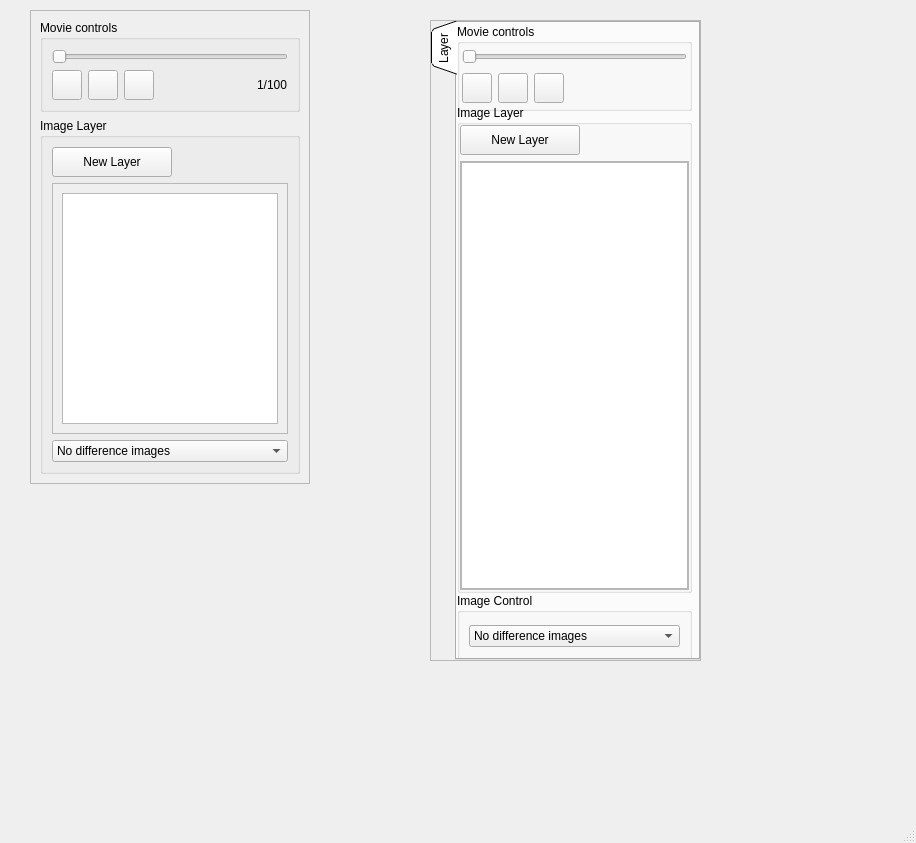
<?xml version="1.0" encoding="UTF-8"?>
<ui version="4.0">
 <class>MainWindow</class>
 <widget class="QMainWindow" name="MainWindow">
  <property name="geometry">
   <rect>
    <x>0</x>
    <y>0</y>
    <width>916</width>
    <height>843</height>
   </rect>
  </property>
  <property name="windowTitle">
   <string>MainWindow</string>
  </property>
  <widget class="QWidget" name="centralwidget">
   <widget class="QScrollArea" name="scrollArea_2">
    <property name="geometry">
     <rect>
      <x>30</x>
      <y>10</y>
      <width>280</width>
      <height>474</height>
     </rect>
    </property>
    <property name="widgetResizable">
     <bool>true</bool>
    </property>
    <widget class="QWidget" name="scrollAreaWidgetContents_2">
     <property name="geometry">
      <rect>
       <x>0</x>
       <y>0</y>
       <width>278</width>
       <height>472</height>
      </rect>
     </property>
     <layout class="QGridLayout" name="gridLayout_5">
      <item row="0" column="0">
       <widget class="QGroupBox" name="groupBox_movie_controls_2">
        <property name="sizePolicy">
         <sizepolicy hsizetype="Expanding" vsizetype="Fixed">
          <horstretch>0</horstretch>
          <verstretch>0</verstretch>
         </sizepolicy>
        </property>
        <property name="title">
         <string>Movie controls</string>
        </property>
        <layout class="QGridLayout" name="gridLayout_6">
         <item row="0" column="0" colspan="5">
          <widget class="QSlider" name="Slider_frame_2">
           <property name="orientation">
            <enum>Qt::Horizontal</enum>
           </property>
          </widget>
         </item>
         <item row="1" column="0">
          <widget class="QPushButton" name="btn_prev_2">
           <property name="sizePolicy">
            <sizepolicy hsizetype="Fixed" vsizetype="Fixed">
             <horstretch>0</horstretch>
             <verstretch>0</verstretch>
            </sizepolicy>
           </property>
           <property name="minimumSize">
            <size>
             <width>30</width>
             <height>30</height>
            </size>
           </property>
           <property name="maximumSize">
            <size>
             <width>30</width>
             <height>30</height>
            </size>
           </property>
           <property name="statusTip">
            <string>Step to previous frame</string>
           </property>
           <property name="icon">
            <iconset>
             <normaloff>icon/left-arrow-4.svg</normaloff>icon/left-arrow-4.svg</iconset>
           </property>
          </widget>
         </item>
         <item row="1" column="1">
          <widget class="QPushButton" name="btn_play_2">
           <property name="sizePolicy">
            <sizepolicy hsizetype="Fixed" vsizetype="Fixed">
             <horstretch>0</horstretch>
             <verstretch>0</verstretch>
            </sizepolicy>
           </property>
           <property name="minimumSize">
            <size>
             <width>30</width>
             <height>30</height>
            </size>
           </property>
           <property name="maximumSize">
            <size>
             <width>30</width>
             <height>30</height>
            </size>
           </property>
           <property name="statusTip">
            <string>Play movie</string>
           </property>
           <property name="text">
            <string/>
           </property>
           <property name="icon">
            <iconset>
             <normaloff>icon/right-arrow.svg</normaloff>icon/right-arrow.svg</iconset>
           </property>
          </widget>
         </item>
         <item row="1" column="2">
          <widget class="QPushButton" name="btn_next_2">
           <property name="enabled">
            <bool>true</bool>
           </property>
           <property name="sizePolicy">
            <sizepolicy hsizetype="Fixed" vsizetype="Fixed">
             <horstretch>0</horstretch>
             <verstretch>0</verstretch>
            </sizepolicy>
           </property>
           <property name="minimumSize">
            <size>
             <width>30</width>
             <height>30</height>
            </size>
           </property>
           <property name="maximumSize">
            <size>
             <width>30</width>
             <height>30</height>
            </size>
           </property>
           <property name="statusTip">
            <string>Step to next frame</string>
           </property>
           <property name="text">
            <string/>
           </property>
           <property name="icon">
            <iconset>
             <normaloff>icon/right-arrow-2.svg</normaloff>icon/right-arrow-2.svg</iconset>
           </property>
          </widget>
         </item>
         <item row="1" column="3">
          <spacer name="horizontalSpacer_5">
           <property name="orientation">
            <enum>Qt::Horizontal</enum>
           </property>
           <property name="sizeType">
            <enum>QSizePolicy::Expanding</enum>
           </property>
           <property name="sizeHint" stdset="0">
            <size>
             <width>91</width>
             <height>12</height>
            </size>
           </property>
          </spacer>
         </item>
         <item row="1" column="4">
          <widget class="QLabel" name="label_frame_2">
           <property name="text">
            <string>1/100</string>
           </property>
          </widget>
         </item>
        </layout>
       </widget>
      </item>
      <item row="1" column="0">
       <widget class="QGroupBox" name="groupBox_image_layers_2">
        <property name="sizePolicy">
         <sizepolicy hsizetype="Expanding" vsizetype="Expanding">
          <horstretch>0</horstretch>
          <verstretch>0</verstretch>
         </sizepolicy>
        </property>
        <property name="title">
         <string>Image Layer</string>
        </property>
        <layout class="QGridLayout" name="gridLayout_7">
         <item row="0" column="0">
          <layout class="QGridLayout" name="gridLayout_2">
           <item row="2" column="0" colspan="2">
            <widget class="QComboBox" name="control_image_type_2">
             <item>
              <property name="text">
               <string>No difference images</string>
              </property>
             </item>
             <item>
              <property name="text">
               <string>Running difference</string>
              </property>
             </item>
             <item>
              <property name="text">
               <string>Running difference Ratio</string>
              </property>
             </item>
             <item>
              <property name="text">
               <string>Base difference</string>
              </property>
             </item>
             <item>
              <property name="text">
               <string>Base difference Ratio</string>
              </property>
             </item>
            </widget>
           </item>
           <item row="0" column="1">
            <spacer name="horizontalSpacer_3">
             <property name="orientation">
              <enum>Qt::Horizontal</enum>
             </property>
             <property name="sizeType">
              <enum>QSizePolicy::MinimumExpanding</enum>
             </property>
             <property name="sizeHint" stdset="0">
              <size>
               <width>60</width>
               <height>20</height>
              </size>
             </property>
            </spacer>
           </item>
           <item row="0" column="0">
            <widget class="QPushButton" name="NewLayer_2">
             <property name="sizePolicy">
              <sizepolicy hsizetype="MinimumExpanding" vsizetype="Fixed">
               <horstretch>0</horstretch>
               <verstretch>0</verstretch>
              </sizepolicy>
             </property>
             <property name="minimumSize">
              <size>
               <width>120</width>
               <height>30</height>
              </size>
             </property>
             <property name="text">
              <string>New Layer</string>
             </property>
             <property name="icon">
              <iconset>
               <normaloff>icon/plus-symbol-button.svg</normaloff>icon/plus-symbol-button.svg</iconset>
             </property>
            </widget>
           </item>
           <item row="1" column="0" colspan="2">
            <widget class="QScrollArea" name="scrollArea">
             <property name="widgetResizable">
              <bool>true</bool>
             </property>
             <widget class="QWidget" name="scrollAreaWidgetContents">
              <property name="geometry">
               <rect>
                <x>0</x>
                <y>0</y>
                <width>213</width>
                <height>247</height>
               </rect>
              </property>
              <layout class="QVBoxLayout" name="verticalLayout">
               <item>
                <widget class="QListView" name="listView"/>
               </item>
              </layout>
             </widget>
            </widget>
           </item>
          </layout>
         </item>
        </layout>
       </widget>
      </item>
     </layout>
    </widget>
   </widget>
   <widget class="QScrollArea" name="scrollArea_3">
    <property name="geometry">
     <rect>
      <x>430</x>
      <y>20</y>
      <width>271</width>
      <height>641</height>
     </rect>
    </property>
    <property name="widgetResizable">
     <bool>true</bool>
    </property>
    <widget class="QWidget" name="scrollAreaWidgetContents_3">
     <property name="geometry">
      <rect>
       <x>0</x>
       <y>0</y>
       <width>269</width>
       <height>639</height>
      </rect>
     </property>
     <layout class="QGridLayout" name="gridLayout_8">
      <property name="leftMargin">
       <number>0</number>
      </property>
      <property name="topMargin">
       <number>0</number>
      </property>
      <property name="rightMargin">
       <number>0</number>
      </property>
      <property name="bottomMargin">
       <number>0</number>
      </property>
      <item row="0" column="0">
       <widget class="QTabWidget" name="Control_tab">
        <property name="tabPosition">
         <enum>QTabWidget::West</enum>
        </property>
        <property name="tabShape">
         <enum>QTabWidget::Triangular</enum>
        </property>
        <property name="currentIndex">
         <number>0</number>
        </property>
        <widget class="QWidget" name="layer">
         <attribute name="title">
          <string>Layer</string>
         </attribute>
         <widget class="QGroupBox" name="groupBox_movie_controls">
          <property name="geometry">
           <rect>
            <x>0</x>
            <y>1</y>
            <width>235</width>
            <height>87</height>
           </rect>
          </property>
          <property name="sizePolicy">
           <sizepolicy hsizetype="Expanding" vsizetype="Fixed">
            <horstretch>0</horstretch>
            <verstretch>0</verstretch>
           </sizepolicy>
          </property>
          <property name="title">
           <string>Movie controls</string>
          </property>
          <layout class="QGridLayout" name="gridLayout_10">
           <property name="leftMargin">
            <number>2</number>
           </property>
           <property name="topMargin">
            <number>2</number>
           </property>
           <property name="rightMargin">
            <number>2</number>
           </property>
           <property name="bottomMargin">
            <number>2</number>
           </property>
           <item row="0" column="0" colspan="5">
            <widget class="QSlider" name="Slider_frame">
             <property name="orientation">
              <enum>Qt::Horizontal</enum>
             </property>
            </widget>
           </item>
           <item row="1" column="0">
            <widget class="QPushButton" name="btn_prev">
             <property name="sizePolicy">
              <sizepolicy hsizetype="Fixed" vsizetype="Fixed">
               <horstretch>0</horstretch>
               <verstretch>0</verstretch>
              </sizepolicy>
             </property>
             <property name="minimumSize">
              <size>
               <width>30</width>
               <height>30</height>
              </size>
             </property>
             <property name="maximumSize">
              <size>
               <width>20</width>
               <height>30</height>
              </size>
             </property>
             <property name="statusTip">
              <string>Step to previous frame</string>
             </property>
             <property name="icon">
              <iconset>
               <normaloff>icon/left-arrow-4.svg</normaloff>icon/left-arrow-4.svg</iconset>
             </property>
             <property name="shortcut">
              <string>Left</string>
             </property>
            </widget>
           </item>
           <item row="1" column="1">
            <widget class="QPushButton" name="btn_play">
             <property name="sizePolicy">
              <sizepolicy hsizetype="Fixed" vsizetype="Fixed">
               <horstretch>0</horstretch>
               <verstretch>0</verstretch>
              </sizepolicy>
             </property>
             <property name="minimumSize">
              <size>
               <width>30</width>
               <height>30</height>
              </size>
             </property>
             <property name="maximumSize">
              <size>
               <width>30</width>
               <height>30</height>
              </size>
             </property>
             <property name="statusTip">
              <string>Play movie</string>
             </property>
             <property name="text">
              <string/>
             </property>
             <property name="icon">
              <iconset>
               <normaloff>icon/right-arrow.svg</normaloff>icon/right-arrow.svg</iconset>
             </property>
            </widget>
           </item>
           <item row="1" column="2">
            <widget class="QPushButton" name="btn_next">
             <property name="enabled">
              <bool>true</bool>
             </property>
             <property name="sizePolicy">
              <sizepolicy hsizetype="Fixed" vsizetype="Fixed">
               <horstretch>0</horstretch>
               <verstretch>0</verstretch>
              </sizepolicy>
             </property>
             <property name="minimumSize">
              <size>
               <width>30</width>
               <height>30</height>
              </size>
             </property>
             <property name="maximumSize">
              <size>
               <width>30</width>
               <height>30</height>
              </size>
             </property>
             <property name="statusTip">
              <string>Step to next frame</string>
             </property>
             <property name="text">
              <string/>
             </property>
             <property name="icon">
              <iconset>
               <normaloff>icon/right-arrow-2.svg</normaloff>icon/right-arrow-2.svg</iconset>
             </property>
             <property name="shortcut">
              <string>Right</string>
             </property>
            </widget>
           </item>
           <item row="1" column="3">
            <spacer name="horizontalSpacer">
             <property name="orientation">
              <enum>Qt::Horizontal</enum>
             </property>
             <property name="sizeType">
              <enum>QSizePolicy::Expanding</enum>
             </property>
             <property name="sizeHint" stdset="0">
              <size>
               <width>91</width>
               <height>12</height>
              </size>
             </property>
            </spacer>
           </item>
           <item row="1" column="4">
            <widget class="QLabel" name="label_frame">
             <property name="text">
              <string/>
             </property>
            </widget>
           </item>
          </layout>
         </widget>
         <widget class="QGroupBox" name="groupBox_image_layers">
          <property name="geometry">
           <rect>
            <x>0</x>
            <y>82</y>
            <width>235</width>
            <height>488</height>
           </rect>
          </property>
          <property name="sizePolicy">
           <sizepolicy hsizetype="Expanding" vsizetype="Expanding">
            <horstretch>0</horstretch>
            <verstretch>0</verstretch>
           </sizepolicy>
          </property>
          <property name="title">
           <string>Image Layer</string>
          </property>
          <layout class="QGridLayout" name="gridLayout_9">
           <property name="leftMargin">
            <number>0</number>
           </property>
           <property name="topMargin">
            <number>0</number>
           </property>
           <property name="rightMargin">
            <number>0</number>
           </property>
           <property name="bottomMargin">
            <number>0</number>
           </property>
           <item row="0" column="0">
            <layout class="QGridLayout" name="gridLayout_3">
             <item row="0" column="1">
              <spacer name="horizontalSpacer_2">
               <property name="orientation">
                <enum>Qt::Horizontal</enum>
               </property>
               <property name="sizeType">
                <enum>QSizePolicy::MinimumExpanding</enum>
               </property>
               <property name="sizeHint" stdset="0">
                <size>
                 <width>60</width>
                 <height>20</height>
                </size>
               </property>
              </spacer>
             </item>
             <item row="0" column="0">
              <widget class="QPushButton" name="NewLayer">
               <property name="sizePolicy">
                <sizepolicy hsizetype="MinimumExpanding" vsizetype="Fixed">
                 <horstretch>0</horstretch>
                 <verstretch>0</verstretch>
                </sizepolicy>
               </property>
               <property name="minimumSize">
                <size>
                 <width>120</width>
                 <height>30</height>
                </size>
               </property>
               <property name="text">
                <string>New Layer</string>
               </property>
               <property name="icon">
                <iconset>
                 <normaloff>icon/plus-symbol-button.svg</normaloff>icon/plus-symbol-button.svg</iconset>
               </property>
              </widget>
             </item>
             <item row="1" column="0" colspan="2">
              <widget class="QScrollArea" name="scrollArea_4">
               <property name="widgetResizable">
                <bool>true</bool>
               </property>
               <widget class="QWidget" name="scrollAreaWidgetContents_4">
                <property name="geometry">
                 <rect>
                  <x>0</x>
                  <y>0</y>
                  <width>220</width>
                  <height>426</height>
                 </rect>
                </property>
                <layout class="QGridLayout" name="gridLayout_4">
                 <property name="leftMargin">
                  <number>0</number>
                 </property>
                 <property name="topMargin">
                  <number>0</number>
                 </property>
                 <property name="rightMargin">
                  <number>0</number>
                 </property>
                 <property name="bottomMargin">
                  <number>0</number>
                 </property>
                 <item row="0" column="0">
                  <widget class="QTableWidget" name="ImageLayer_List"/>
                 </item>
                </layout>
               </widget>
              </widget>
             </item>
            </layout>
           </item>
          </layout>
         </widget>
         <widget class="QGroupBox" name="groupBox_image_control">
          <property name="geometry">
           <rect>
            <x>0</x>
            <y>570</y>
            <width>235</width>
            <height>69</height>
           </rect>
          </property>
          <property name="title">
           <string>Image Control</string>
          </property>
          <layout class="QVBoxLayout" name="verticalLayout_2">
           <item>
            <widget class="QComboBox" name="control_image_type_3">
             <item>
              <property name="text">
               <string>No difference images</string>
              </property>
             </item>
             <item>
              <property name="text">
               <string>Running difference</string>
              </property>
             </item>
             <item>
              <property name="text">
               <string>Running difference Ratio</string>
              </property>
             </item>
             <item>
              <property name="text">
               <string>Base difference</string>
              </property>
             </item>
             <item>
              <property name="text">
               <string>Base difference Ratio</string>
              </property>
             </item>
            </widget>
           </item>
          </layout>
         </widget>
        </widget>
       </widget>
      </item>
     </layout>
    </widget>
   </widget>
   <zorder>scrollArea_2</zorder>
   <zorder>scrollArea_3</zorder>
   <zorder>scrollArea_3</zorder>
  </widget>
  <widget class="QMenuBar" name="menubar">
   <property name="geometry">
    <rect>
     <x>0</x>
     <y>0</y>
     <width>916</width>
     <height>22</height>
    </rect>
   </property>
  </widget>
  <widget class="QStatusBar" name="statusbar"/>
 </widget>
 <resources/>
 <connections/>
</ui>
